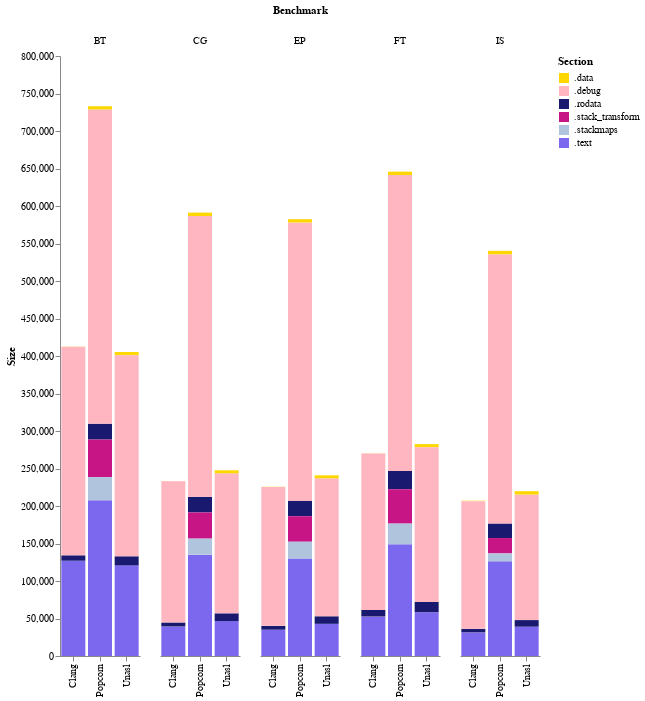

Notebook code for this chart:
### Code cell
import pandas as pd # conda install pandas
import altair as alt # conda install -c conda-forge altair vega_datasets

COMPILERS = ["clang", "popcorn", "unasl"]
BENCHMARKS = ["is", "bt", "ft", "cg", "ep"]
SECTIONS = ['.text', '.data', '.rodata', '.stack_transform', '.stackmaps', '.debug']


def prep_df(df, name):
    df = df.stack().reset_index()
    df.columns = ['c1', 'c2', 'values']
    df['Section'] = name
    return df


def parse_sizes():
    sections = {}
    for compiler in COMPILERS:
        sections[compiler] = {}
        for benchmark in BENCHMARKS:
            sections[compiler][benchmark] = {}
            with open('./sizes/' + compiler + '/' + benchmark + '.txt', 'r') as reader:
                lines = reader.readlines()
                lines = [line.split() for line in lines]
                lines = [line for line in lines if (len(line) > 0 and line[0].startswith('.'))]

            sections[compiler][benchmark] = {line[0]: int(line[1]) for line in lines}

            data = [v for k, v in sections[compiler][benchmark].items() if k.startswith('.data')]
            sections[compiler][benchmark]['.data'] = sum(data)

            stack_transform = [v for k, v in sections[compiler][benchmark].items() if k.startswith('.stack_transform')]
            sections[compiler][benchmark]['.stack_transform'] = sum(stack_transform)

            debug = [v for k, v in sections[compiler][benchmark].items() if k.startswith('.debug')]
            sections[compiler][benchmark]['.debug'] = sum(debug)

            rodata = [v for k, v in sections[compiler][benchmark].items() if k.startswith('.rodata')]
            sections[compiler][benchmark]['.rodata'] = sum(rodata)

            sections[compiler][benchmark]['.stackmaps'] = sections[compiler][benchmark].get('.llvm_pcn_stackmaps', 0)

            sections[compiler][benchmark] = {k: v for (k, v) in sections[compiler][benchmark].items() if k in SECTIONS}

    return sections


sizes = parse_sizes()

sections = {}
for section in SECTIONS:
    sections[section] = pd.DataFrame(
        [[sizes[compiler][benchmark][section] for compiler in COMPILERS] for benchmark in BENCHMARKS],
        index=[name.upper() for name in BENCHMARKS],
        columns=[name.capitalize() for name in COMPILERS])
    sections[section] = prep_df(sections[section], section)

df = pd.concat(sections.values())

COLORS = ['Gold', 'LightPink', 'MidnightBlue', 'MediumVioletRed', 'LightSteelBlue', 'MediumSlateBlue']

alt.Chart(df).mark_bar().encode(
    x=alt.X('c2:N', title=None),
    y=alt.Y('sum(values):Q', axis=alt.Axis(grid=False, title="Size")),
    column=alt.Column('c1:N', title="Benchmark"),
    color=alt.Color('Section:N', scale=alt.Scale(range=COLORS, ),)).configure_view(strokeOpacity=0).properties(width=80, height=600)

### Figure 1 — Vega-Lite specification as saved in the notebook (floating-point values rounded to 4 significant figures)
{"config": {"view": {"continuousWidth": 400, "continuousHeight": 300, "strokeOpacity": 0}}, "data": {"name": "data-ae2fccb6681507e30822fe70ea0d6248"}, "mark": "bar", "encoding": {"color": {"field": "Section", "scale": {"range": ["Gold", "LightPink", "MidnightBlue", "MediumVioletRed", "LightSteelBlue", "MediumSlateBlue"]}, "type": "nominal"}, "column": {"field": "c1", "title": "Benchmark", "type": "nominal"}, "x": {"field": "c2", "title": null, "type": "nominal"}, "y": {"aggregate": "sum", "axis": {"grid": false, "title": "Size"}, "field": "values", "type": "quantitative"}}, "height": 600, "width": 80, "$schema": "https://vega.github.io/schema/vega-lite/v4.17.0.json", "datasets": {"data-ae2fccb6681507e30822fe70ea0d6248": [{"c1": "IS", "c2": "Clang", "values": 31336, "Section": ".text"}, {"c1": "IS", "c2": "Popcorn", "values": 126332, "Section": ".text"}, {"c1": "IS", "c2": "Unasl", "values": 39096, "Section": ".text"}, {"c1": "BT", "c2": "Clang", "values": 126860, "Section": ".text"}, {"c1": "BT", "c2": "Popcorn", "values": 207628, "Section": ".text"}, {"c1": "BT", "c2": "Unasl", "values": 120840, "Section": ".text"}, {"c1": "FT", "c2": "Clang", "values": 52456, "Section": ".text"}, {"c1": "FT", "c2": "Popcorn", "values": 148924, "Section": ".text"}, {"c1": "FT", "c2": "Unasl", "values": 58424, "Section": ".text"}, {"c1": "CG", "c2": "Clang", "values": 39224, "Section": ".text"}, {"c1": "CG", "c2": "Popcorn", "values": 135148, "Section": ".text"}, {"c1": "CG", "c2": "Unasl", "values": 46600, "Section": ".text"}, {"c1": "EP", "c2": "Clang", "values": 34888, "Section": ".text"}, {"c1": "EP", "c2": "Popcorn", "values": 130060, "Section": ".text"}, {"c1": "EP", "c2": "Unasl", "values": 42888, "Section": ".text"}, {"c1": "IS", "c2": "Clang", "values": 624, "Section": ".data"}, {"c1": "IS", "c2": "Popcorn", "values": 4960, "Section": ".data"}, {"c1": "IS", "c2": "Unasl", "values": 4712, "Section": ".data"}, {"c1": "BT", "c2": "Clang", "values": 256, "Section": ".data"}, {"c1": "BT", "c2": "Popcorn", "values": 4592, "Section": ".data"}, {"c1": "BT", "c2": "Unasl", "values": 4344, "Section": ".data"}, {"c1": "FT", "c2": "Clang", "values": 256, "Section": ".data"}, {"c1": "FT", "c2": "Popcorn", "values": 4592, "Section": ".data"}, {"c1": "FT", "c2": "Unasl", "values": 4344, "Section": ".data"}, {"c1": "CG", "c2": "Clang", "values": 256, "Section": ".data"}, {"c1": "CG", "c2": "Popcorn", "values": 4592, "Section": ".data"}, {"c1": "CG", "c2": "Unasl", "values": 4344, "Section": ".data"}, {"c1": "EP", "c2": "Clang", "values": 256, "Section": ".data"}, {"c1": "EP", "c2": "Popcorn", "values": 4592, "Section": ".data"}, {"c1": "EP", "c2": "Unasl", "values": 4344, "Section": ".data"}, {"c1": "IS", "c2": "Clang", "values": 4736, "Section": ".rodata"}, {"c1": "IS", "c2": "Popcorn", "values": 19386, "Section": ".rodata"}, {"c1": "IS", "c2": "Unasl", "values": 8756, "Section": ".rodata"}, {"c1": "BT", "c2": "Clang", "values": 7260, "Section": ".rodata"}, {"c1": "BT", "c2": "Popcorn", "values": 21166, "Section": ".rodata"}, {"c1": "BT", "c2": "Unasl", "values": 12116, "Section": ".rodata"}, {"c1": "FT", "c2": "Clang", "values": 8868, "Section": ".rodata"}, {"c1": "FT", "c2": "Popcorn", "values": 24274, "Section": ".rodata"}, {"c1": "FT", "c2": "Unasl", "values": 13664, "Section": ".rodata"}, {"c1": "CG", "c2": "Clang", "values": 5392, "Section": ".rodata"}, {"c1": "CG", "c2": "Popcorn", "values": 20890, "Section": ".rodata"}, {"c1": "CG", "c2": "Unasl", "values": 10292, "Section": ".rodata"}, {"c1": "EP", "c2": "Clang", "values": 5184, "Section": ".rodata"}, {"c1": "EP", "c2": "Popcorn", "values": 20682, "Section": ".rodata"}, {"c1": "EP", "c2": "Unasl", "values": 10076, "Section": ".rodata"}, {"c1": "IS", "c2": "Clang", "values": 40, "Section": ".stack_transform"}, {"c1": "IS", "c2": "Popcorn", "values": 20540, "Section": ".stack_transform"}, {"c1": "IS", "c2": "Unasl", "values": 0, "Section": ".stack_transform"}, {"c1": "BT", "c2": "Clang", "values": 40, "Section": ".stack_transform"}, {"c1": "BT", "c2": "Popcorn", "values": 50212, "Section": ".stack_transform"}, {"c1": "BT", "c2": "Unasl", "values": 0, "Section": ".stack_transform"}, {"c1": "FT", "c2": "Clang", "values": 40, "Section": ".stack_transform"}, {"c1": "FT", "c2": "Popcorn", "values": 45864, "Section": ".stack_transform"}, {"c1": "FT", "c2": "Unasl", "values": 0, "Section": ".stack_transform"}, {"c1": "CG", "c2": "Clang", "values": 40, "Section": ".stack_transform"}, {"c1": "CG", "c2": "Popcorn", "values": 34884, "Section": ".stack_transform"}, {"c1": "CG", "c2": "Unasl", "values": 0, "Section": ".stack_transform"}, {"c1": "EP", "c2": "Clang", "values": 40, "Section": ".stack_transform"}, {"c1": "EP", "c2": "Popcorn", "values": 34056, "Section": ".stack_transform"}, {"c1": "EP", "c2": "Unasl", "values": 0, "Section": ".stack_transform"}, {"c1": "IS", "c2": "Clang", "values": 80, "Section": ".stackmaps"}, {"c1": "IS", "c2": "Popcorn", "values": 10416, "Section": ".stackmaps"}, {"c1": "IS", "c2": "Unasl", "values": 0, "Section": ".stackmaps"}, {"c1": "BT", "c2": "Clang", "values": 80, "Section": ".stackmaps"}, {"c1": "BT", "c2": "Popcorn", "values": 30744, "Section": ".stackmaps"}, {"c1": "BT", "c2": "Unasl", "values": 0, "Section": ".stackmaps"}, {"c1": "FT", "c2": "Clang", "values": 80, "Section": ".stackmaps"}, {"c1": "FT", "c2": "Popcorn", "values": 27600, "Section": ".stackmaps"}, {"c1": "FT", "c2": "Unasl", "values": 0, "Section": ".stackmaps"}, {"c1": "CG", "c2": "Clang", "values": 80, "Section": ".stackmaps"}, {"c1": "CG", "c2": "Popcorn", "values": 21328, "Section": ".stackmaps"}, {"c1": "CG", "c2": "Unasl", "values": 0, "Section": ".stackmaps"}, {"c1": "EP", "c2": "Clang", "values": 80, "Section": ".stackmaps"}, {"c1": "EP", "c2": "Popcorn", "values": 22272, "Section": ".stackmaps"}, {"c1": "EP", "c2": "Unasl", "values": 0, "Section": ".stackmaps"}, {"c1": "IS", "c2": "Clang", "values": 170244, "Section": ".debug"}, {"c1": "IS", "c2": "Popcorn", "values": 358570, "Section": ".debug"}, {"c1": "IS", "c2": "Unasl", "values": 167208, "Section": ".debug"}, {"c1": "BT", "c2": "Clang", "values": 278068, "Section": ".debug"}, {"c1": "BT", "c2": "Popcorn", "values": 418689, "Section": ".debug"}, {"c1": "BT", "c2": "Unasl", "values": 267997, "Section": ".debug"}, {"c1": "FT", "c2": "Clang", "values": 208715, "Section": ".debug"}, {"c1": "FT", "c2": "Popcorn", "values": 394578, "Section": ".debug"}, {"c1": "FT", "c2": "Unasl", "values": 206085, "Section": ".debug"}, {"c1": "CG", "c2": "Clang", "values": 188261, "Section": ".debug"}, {"c1": "CG", "c2": "Popcorn", "values": 374362, "Section": ".debug"}, {"c1": "CG", "c2": "Unasl", "values": 186368, "Section": ".debug"}, {"c1": "EP", "c2": "Clang", "values": 185182, "Section": ".debug"}, {"c1": "EP", "c2": "Popcorn", "values": 370762, "Section": ".debug"}, {"c1": "EP", "c2": "Unasl", "values": 183590, "Section": ".debug"}]}}
